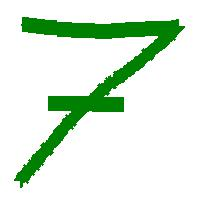
#> input picture Dev/Testing/ImageManipulationAndResizing/test_image.jpg, 200 x 200 px
$ jupyter execute ImageManipulationExploration.ipynb
#> lines starting #> are read from the running program, lines starting #| are printed output that depends on the picture
This notebook is for me to have a way to practice resizing, saving, and manipulating images. The image that I'll be working on is called test_image.jpg and it's in the same directory as this notebook. It's 200 by 200 pixels. There is another called test_image_28_by_28 which is smaller.

[cell 1]
import os
import numpy as np
from PIL import Image
import matplotlib.pyplot as plt

First I'll get the path to the image

[cell 2]
filename = "test_image.jpg"
this_files_directory = os.getcwd()
image_path = this_files_directory+"/"+filename
print("path to image is is: " + str(image_path))

Now let's take a look at the image. I'm opening it with np.asarray() because I'll be using that method later to enable myself to manipulate the shapes of image vectors. I want to make sure that it works well. I could just show the image by doing *img = Image.open(iamge_path)* and then running *plt.imshow(img)*

[cell 3]
image = np.asarray(Image.open(image_path))
#> image is the input picture: shape (200, 200, 3); mean R, G, B 217, 235.4, 217.1
plt.imshow(image)

Now I'll resize it to 28 by 28 pixels and view it again:

[cell 4]
image_to_resize = Image.open(image_path)
image_resized = image_to_resize.resize([28, 28])
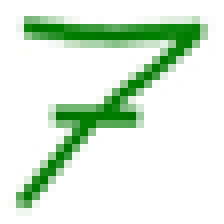
#> image_resized: PIL image 28x28 RGB (shown 8 times larger); mean R, G, B 217, 235, 217.1
plt.imshow(image_resized)
plt.show()

Now I'll reshape it into [784, 1], reshape it back, and view it again.

[cell 5]
image_to_reshape = np.asarray(image_resized)
np.shape(image_to_reshape)
#> Out = (28, 28, 3)

Looks like I'll have to run my greyscale operation now to get rid of that third dimension: I'll make it greyscale the lazy way. (Check out https://e2eml.school/convert_rgb_to_grayscale.html for a better way to do this if it isn't good enough.) Then I'll view it again. I also want to log what the first pixel is:

[cell 6]
greyscale_image = np.mean(image_to_reshape, axis=2)
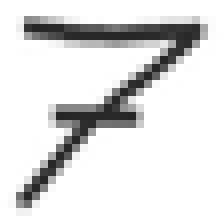
#> greyscale_image: shape (28, 28) float64 (shown 8 times larger); min 37.33, max 255, mean 223
plt.imshow(image)
plt.show()
np.shape(greyscale_image)
greyscale_image[0][0]
#> Out = 255

There we go! Let's reshape that bad boy! Let's also check out the value of the first pixel:

[cell 7]
reshaped_image = greyscale_image.reshape([784, 1])
#> reshaped_image = 784 values, max 255 at index 0, min 37.33 at index 408, mean 223
reshaped_again_image = reshaped_image.reshape([28, 28])
plt.imshow(reshaped_again_image)
plt.show()
reshaped_again_image[0][0]
#> Out = 255

Well it looks like, for some reason my images are reversed. High values should be low, and vice versa. Easy fix! I'll use the magiv of linear algebra to do the switch, and check out the result!

[cell 8]
inverted_image = 255 - reshaped_again_image
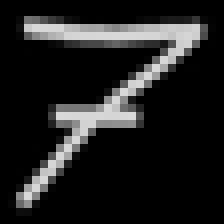
#> inverted_image: shape (28, 28) float64 (shown 8 times larger); min 0, max 217.7, mean 32
plt.imshow(inverted_image)
plt.show()
print(inverted_image[0][0])
#| 0.0
np.max(inverted_image)
#> Out = 217.7
